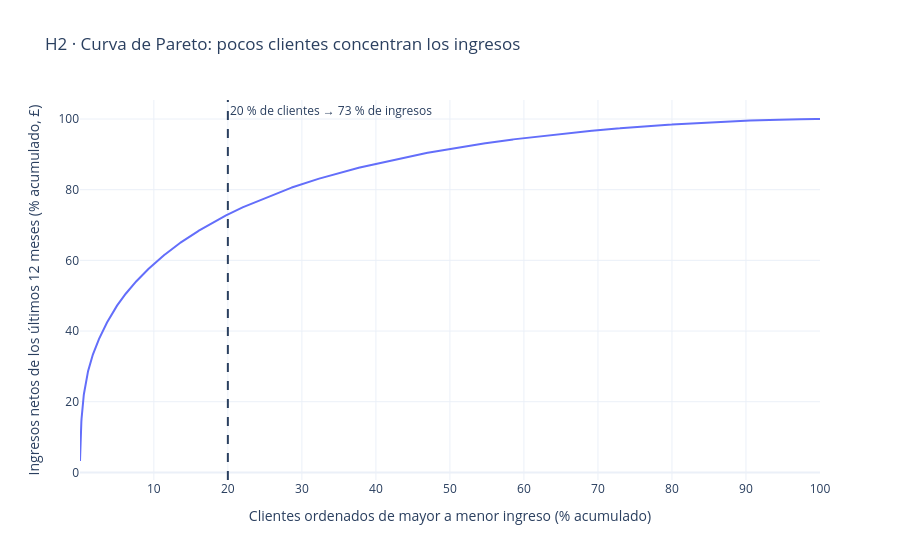

The code cell stored with this chart in its notebook:
### Code cell
# H2 — concentración de ingresos (curva de Pareto, último corte de desarrollo)
rev = last_dev["net_revenue_12m"].sort_values(ascending=False).to_numpy()
cum = np.cumsum(rev) / rev.sum()
pct_clients = np.arange(1, len(rev) + 1) / len(rev)
top20_share = cum[int(np.ceil(0.2 * len(rev))) - 1]
RESULTS["H2_pct_ingresos_top20"] = round(100 * top20_share, 1)

fig = go.Figure(go.Scatter(x=100 * pct_clients, y=100 * cum, mode="lines", name="Ingresos acumulados"))
fig.add_vline(x=20, line_dash="dash", annotation_text=f"20 % de clientes → {100*top20_share:.0f} % de ingresos")
fig.update_layout(title="H2 · Curva de Pareto: pocos clientes concentran los ingresos",
                  xaxis_title="Clientes ordenados de mayor a menor ingreso (% acumulado)",
                  yaxis_title="Ingresos netos de los últimos 12 meses (% acumulado, £)")
fig.show()

### Figure 1 — Plotly figure (JSON) as saved in the notebook; plotly's stock layout.template omitted (floating-point values rounded to 4 significant figures; data arrays with more than 128 entries replaced by an {"elided": "..."} marker saying what was removed)
{"data": [{"mode": "lines", "name": "Ingresos acumulados", "type": "scatter", "x": {"elided": "4338 float values"}, "y": {"elided": "4338 float values"}}], "layout": {"annotations": [{"showarrow": false, "text": "20 % de clientes → 73 % de ingresos", "x": 20, "xanchor": "left", "xref": "x", "y": 1, "yanchor": "top", "yref": "y domain"}], "shapes": [{"line": {"dash": "dash"}, "type": "line", "x0": 20, "x1": 20, "xref": "x", "y0": 0, "y1": 1, "yref": "y domain"}], "title": {"text": "H2 · Curva de Pareto: pocos clientes concentran los ingresos"}, "xaxis": {"title": {"text": "Clientes ordenados de mayor a menor ingreso (% acumulado)"}}, "yaxis": {"title": {"text": "Ingresos netos de los últimos 12 meses (% acumulado, £)"}}}}
